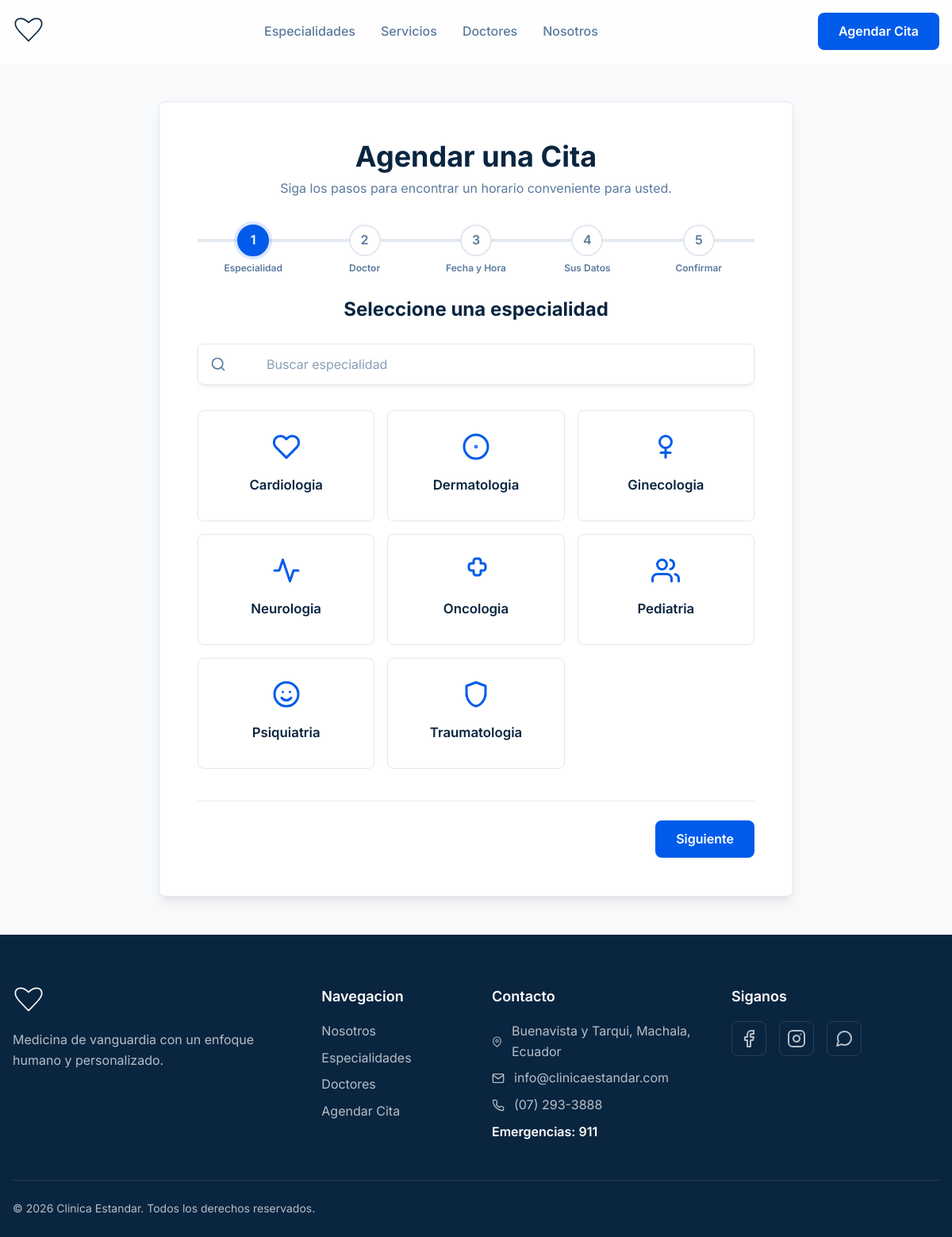
/pages/reservations/index.php, run on the app's committed database.
### tables this page shows
CREATE TABLE IF NOT EXISTS `clinics` (
  `id` int(10) unsigned NOT NULL AUTO_INCREMENT,
  `name` varchar(255) NOT NULL COMMENT 'Nombre comercial',
  `legal_name` varchar(255) DEFAULT NULL,
  `logo_label` varchar(255) DEFAULT NULL COMMENT 'Texto del logo (fallback)',
  `logo_image` varchar(255) DEFAULT NULL COMMENT 'Ruta a la imagen del logo',
  `tagline` varchar(255) DEFAULT NULL,
  `description` text DEFAULT NULL,
  `meta_title` varchar(255) DEFAULT NULL,
  `meta_description` text DEFAULT NULL,
  `canonical_url` varchar(255) DEFAULT NULL,
  `hero_title` varchar(255) DEFAULT NULL,
  `hero_subtitle` text DEFAULT NULL,
  `hero_image` varchar(255) DEFAULT NULL,
  `hero_mobile_image` varchar(255) DEFAULT NULL,
  `about_title` varchar(255) DEFAULT NULL,
  `about_subtitle` text DEFAULT NULL,
  `services_title` varchar(255) DEFAULT NULL,
  `services_subtitle` text DEFAULT NULL,
  `specialties_title` varchar(255) DEFAULT NULL,
  `specialties_subtitle` text DEFAULT NULL,
  `doctors_title` varchar(255) DEFAULT NULL,
  `doctors_subtitle` text DEFAULT NULL,
  `comments_title` varchar(255) DEFAULT NULL,
  `comments_subtitle` text DEFAULT NULL,
  `reservation_title` varchar(255) DEFAULT NULL,
  `reservation_subtitle` text DEFAULT NULL,
  `reservation_summary_note` text DEFAULT NULL,
  `reservation_success_title` varchar(255) DEFAULT NULL,
  `reservation_success_text` text DEFAULT NULL,
  `reservation_back_home_label` varchar(100) DEFAULT NULL,
  `reservation_next_label` varchar(100) DEFAULT NULL,
  `reservation_confirm_label` varchar(100) DEFAULT NULL,
  `reservation_previous_label` varchar(100) DEFAULT NULL,
  `address` varchar(255) DEFAULT NULL,
  `email` varchar(255) DEFAULT NULL,
  `phone_display` varchar(50) DEFAULT NULL,
  `phone_href` varchar(50) DEFAULT NULL,
  `emergency_phone` varchar(50) DEFAULT NULL,
  `whatsapp_url` varchar(255) DEFAULT NULL,
  `notify_email_enabled` tinyint(1) NOT NULL DEFAULT 1,
  `notify_whatsapp_enabled` tinyint(1) NOT NULL DEFAULT 0,
  `reminder_minutes_before` int(10) unsigned NOT NULL DEFAULT 15,
  `facebook_url` varchar(255) DEFAULT NULL,
  `instagram_url` varchar(255) DEFAULT NULL,
  `stats` longtext DEFAULT NULL CHECK (json_valid(`stats`)),
  `about_cards` longtext DEFAULT NULL CHECK (json_valid(`about_cards`)),
  `created_at` timestamp NOT NULL DEFAULT current_timestamp(),
  `updated_at` timestamp NOT NULL DEFAULT current_timestamp() ON UPDATE current_timestamp(),
  PRIMARY KEY (`id`)
);

CREATE TABLE IF NOT EXISTS `specialties` (
  `id` varchar(50) NOT NULL COMMENT 'ID basado en slug, ej: cardiologia',
  `name` varchar(255) NOT NULL,
  `summary` text DEFAULT NULL,
  `description` text DEFAULT NULL,
  `icon` text DEFAULT NULL COMMENT 'Puede ser cÃ³digo SVG o una ruta de archivo',
  `featured` tinyint(1) NOT NULL DEFAULT 0,
  `active` tinyint(1) NOT NULL DEFAULT 1,
  `created_at` timestamp NOT NULL DEFAULT current_timestamp(),
  `updated_at` timestamp NOT NULL DEFAULT current_timestamp() ON UPDATE current_timestamp(),
  PRIMARY KEY (`id`)
);

### api/db.php (called while the page is built, shortened)
<?php
function clinica_env(string $key, string $default = ''): string
{
  $value = getenv($key);
  return $value === false ? $default : (string) $value;
}

### pages/reservations/index.php (the view, shortened to what this page needs)
<?php
require_once __DIR__ . '/../../api/data.php';
$clinic = clinica_get_clinic_settings();
$especialidades = clinica_public_specialties_for_catalog();
$especialidad_seleccionada_id = '';
$doctor_seleccionado_id = isset($_GET['doctor_id']) ? trim((string) $_GET['doctor_id']) : '';
include __DIR__ . '/../../public/shared/header/header.php';
?>
<main id="main-content">
  <div class="reservation-container">
    <div class="reservation-form-wrapper">
      <h1 class="form-main-title"><?php echo htmlspecialchars($clinic['reservation_title'] ?? 'Agendar una Cita'); ?>
      </h1>
      <p class="form-main-subtitle">
        <?php echo htmlspecialchars($clinic['reservation_subtitle'] ?? 'Siga los pasos para encontrar un horario conveniente para usted.'); ?>
      </p>
      <div class="progress-bar" role="list" aria-label="Progreso de agendamiento">
        <div class="progress-step active" role="listitem" aria-current="step" data-step-name="Especialidad">1</div>
        <div class="progress-step" role="listitem" data-step-name="Doctor">2</div>
        <div class="progress-step" role="listitem" data-step-name="Fecha y Hora">3</div>
        <div class="progress-step" role="listitem" data-step-name="Sus Datos">4</div>
        <div class="progress-step" role="listitem" data-step-name="Confirmar">5</div>
      </div>
      <form id="reservation-form" class="reservation-form" novalidate
        data-selected-specialty-id="<?php echo htmlspecialchars($especialidad_seleccionada_id); ?>"
        data-selected-doctor-id="<?php echo htmlspecialchars($doctor_seleccionado_id); ?>">
        <div class="form-step active">
          <h2 class="step-title">Seleccione una especialidad</h2>
          <div class="filter-wrapper">
            <input type="search" id="specialty-filter" class="filter-input" placeholder="Buscar especialidad"
              aria-label="Buscar especialidad" autocomplete="off">
          </div>
          <div class="selection-grid" id="specialty-grid">
            <?php foreach ($especialidades as $item): ?>
            <button type="button" class="selectable-card" data-value="<?php echo htmlspecialchars($item['id']); ?>"
              data-name="<?php echo htmlspecialchars($item['titulo']); ?>" aria-pressed="false">
              <div class="card-icon">
                <svg width="32" height="32" viewBox="0 0 24 24" fill="none" stroke="currentColor" stroke-width="2"
                  stroke-linecap="round" stroke-linejoin="round"><?php echo $item['icono']; ?></svg>
              </div>
              <span class="card-title"><?php echo htmlspecialchars($item['titulo']); ?></span>
            </button>
            <?php endforeach; ?>
          </div>
        </div>
        <div class="form-navigation">
          <button type="button" id="next-btn"
            class="btn btn-primary"><?php echo htmlspecialchars($clinic['reservation_next_label'] ?? 'Siguiente'); ?></button>
        </div>
      </form>
    </div>
  </div>
</main>
<?php include __DIR__ . '/../../public/shared/footer/footer.php'; ?>

### public/shared/footer/footer.php (shortened to what this page needs)
<?php
require_once __DIR__ . '/../../../api/data.php';
$clinic_footer = clinica_get_clinic_settings();
$footer_name = clinica_get_display_name($clinic_footer);
$footer_tagline = $clinic_footer['tagline'] ?? '';
$footer_address = $clinic_footer['address'] ?? '';
$footer_email = $clinic_footer['email'] ?? '';
$footer_phone_display = $clinic_footer['phone_display'] ?? '';
$footer_phone_href = $clinic_footer['phone_href'] ?? '';
$footer_emergency = $clinic_footer['emergency_phone'] ?? '';
$footer_facebook = $clinic_footer['facebook_url'] ?? '';
$footer_instagram = $clinic_footer['instagram_url'] ?? '';
$footer_whatsapp = $clinic_footer['whatsapp_url'] ?? '';
?>
<footer class="main-footer">
  <div class="container">
    <div class="footer-grid">
      <div class="footer-col">
        <a href="<?php echo htmlspecialchars(clinica_url()); ?>" class="logo footer-logo"
          aria-label="Pagina de inicio de <?php echo htmlspecialchars($footer_name); ?>">
        </a>
        <p><?php echo htmlspecialchars($footer_tagline); ?></p>
      </div>
      <div class="footer-col">
        <h4 class="footer-title">Navegacion</h4>
        <ul class="footer-list">
          <li><a href="<?php echo htmlspecialchars(clinica_url('#about')); ?>">Nosotros</a></li>
          <li><a href="<?php echo htmlspecialchars(clinica_url('pages/specialties/')); ?>">Especialidades</a></li>
          <li><a href="<?php echo htmlspecialchars(clinica_url('pages/doctors/')); ?>">Doctores</a></li>
          <li><a href="<?php echo htmlspecialchars(clinica_url('pages/reservations/')); ?>">Agendar Cita</a></li>
        </ul>
      </div>
      <div class="footer-col">
        <h4 class="footer-title">Contacto</h4>
        <ul class="footer-list contact-info">
          <?php if ($footer_address !== ''): ?>
            <li>
              <svg width="16" height="16" viewBox="0 0 24 24" fill="none" stroke="currentColor" stroke-width="2"
                stroke-linecap="round" stroke-linejoin="round" aria-hidden="true">
                <path d="M21 10c0 7-9 13-9 13s-9-6-9-13a9 9 0 0 1 18 0z"></path>
                <circle cx="12" cy="10" r="3"></circle>
              </svg>
              <span><?php echo htmlspecialchars($footer_address); ?></span>
            </li>
          <?php endif; ?>
          <?php if ($footer_email !== ''): ?>
            <li>
              <svg width="16" height="16" viewBox="0 0 24 24" fill="none" stroke="currentColor" stroke-width="2"
                stroke-linecap="round" stroke-linejoin="round" aria-hidden="true">
                <path d="M4 4h16c1.1 0 2 .9 2 2v12c0 1.1-.9 2-2 2H4c-1.1 0-2-.9-2-2V6c0-1.1.9-2 2-2z"></path>
                <polyline points="22,6 12,13 2,6"></polyline>
              </svg>
              <a
                href="mailto:<?php echo htmlspecialchars($footer_email); ?>"><?php echo htmlspecialchars($footer_email); ?></a>
            </li>
          <?php endif; ?>
          <?php if ($footer_phone_display !== ''): ?>
            <li>
              <a
                href="tel:<?php echo htmlspecialchars($footer_phone_href); ?>"><?php echo htmlspecialchars($footer_phone_display); ?></a>
            </li>
          <?php endif; ?>
          <?php if ($footer_emergency !== ''): ?>
            <li><span class="emergency-info">Emergencias: <?php echo htmlspecialchars($footer_emergency); ?></span></li>
          <?php endif; ?>
        </ul>
      </div>
      <div class="footer-col">
        <h4 class="footer-title">Siganos</h4>
        <div class="social-links">
          <?php if ($footer_facebook !== ''): ?>
            <a href="<?php echo htmlspecialchars($footer_facebook); ?>" target="_blank" rel="noopener noreferrer"
              aria-label="Facebook"><svg width="24" height="24" viewBox="0 0 24 24" fill="none" stroke="currentColor"
                stroke-width="2" stroke-linecap="round" stroke-linejoin="round" aria-hidden="true">
                <path d="M18 2h-3a5 5 0 0 0-5 5v3H7v4h3v8h4v-8h3l1-4h-4V7a1 1 0 0 1 1-1h3z"></path>
              </svg></a>
          <?php endif; ?>
          <?php if ($footer_instagram !== ''): ?>
            <a href="<?php echo htmlspecialchars($footer_instagram); ?>" target="_blank" rel="noopener noreferrer"
              aria-label="Instagram"></a>
          <?php endif; ?>
          <?php if ($footer_whatsapp !== ''): ?>
            <a href="<?php echo htmlspecialchars($footer_whatsapp); ?>" target="_blank" rel="noopener noreferrer"
              aria-label="WhatsApp"></a>
          <?php endif; ?>
        </div>
      </div>
    </div>
    <div class="footer-bottom">
      <p>&copy; <?php echo date("Y"); ?> <?php echo htmlspecialchars($footer_name); ?>. Todos los derechos reservados.
      </p>
    </div>
  </div>
</footer>
</body>
</html>

### data on the page
clinics: reservation_title "Agendar una Cita", reservation_subtitle "Siga los pasos para encontrar un horario conveniente para usted.", reservation_next_label "Siguiente", tagline "Medicina de vanguardia con un enfoque humano y personalizado.", address "Buenavista y Tarqui, Machala, Ecuador", email "info@clinicaestandar.com", phone_display "(07) 293-3888", emergency_phone "911", logo_label "Clinica Estandar"
specialties: name "Cardiologia"
specialties: name "Dermatologia"
specialties: name "Ginecologia"
specialties: name "Neurologia"
specialties: name "Oncologia"
specialties: name "Pediatria"
specialties: name "Psiquiatria"
specialties: name "Traumatologia"
